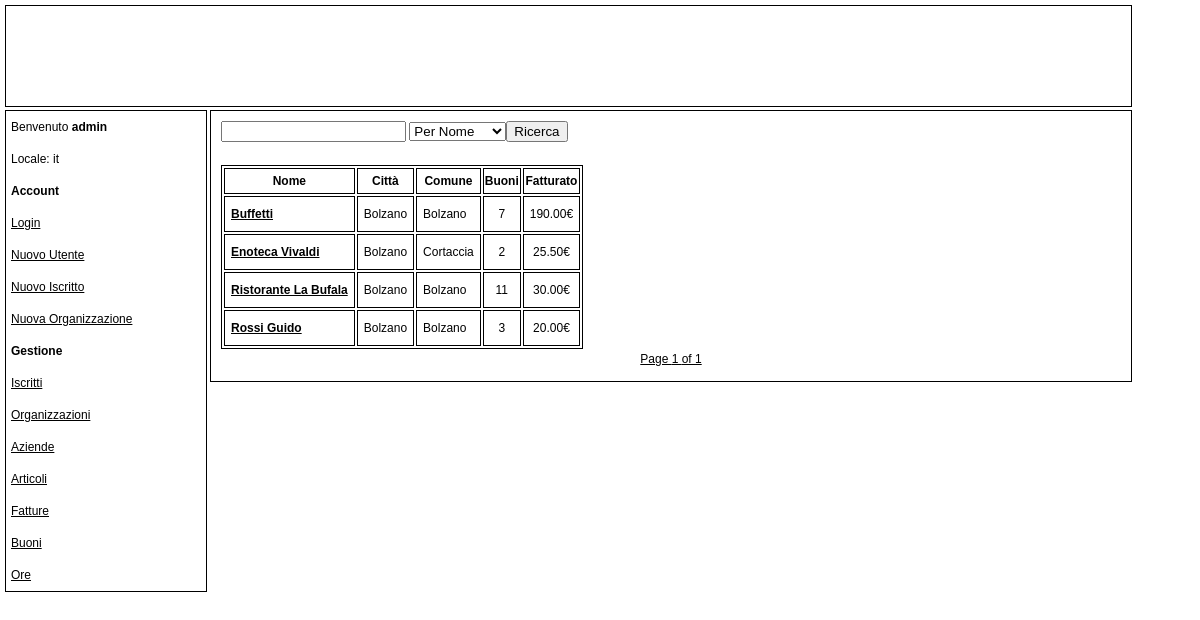
The app's page /list_company.php (signed in) with its own data.
### tables this page shows
CREATE TABLE Company (
	name	VARCHAR(255) NOT NULL,
	address	VARCHAR(255) NOT NULL,
	city	VARCHAR(255) NOT NULL,
	commune VARCHAR(255) NOT NULL,
	CAP		VARCHAR(255) NOT NULL,
	reference VARCHAR(255) NOT NULL,
	p_iva	VARCHAR(255) NOT NULL,
	phone 	VARCHAR(255),
	mobile_phone VARCHAR(255),
	mail	VARCHAR(255),
	CONSTRAINT company_pk PRIMARY KEY (p_iva)
);

### include/privilege_check.php (called while the page is built)
<?php
function check($privilege)
{
    if(isset($_SESSION))
    {
        if (isset($_SESSION['privilege']))
        {
            if ($_SESSION['privilege']==$privilege)
            {
                return true;
            }
        }
    }
    return false;
}
?>

### locale/it.php (called while the page is built, shortened)
<?php
$lang = array();
$lang['PRIVILEGE'] = 'Privilegi';
$lang['PAGE_TITLE'] = 'Index';
$lang['OBLIGATORY'] = 'I campi segnati con * sono obbligatori';
$lang['POINTS'] = 'Punti';
$lang['TOKENS'] = 'Buoni';
$lang['REMAINING_POINTS'] = 'Punti rimanenti';
$lang['COMPANY'] = 'Azienda';
$lang['ORGANIZATION'] = 'Organizzazione';
$lang['DELETE_SUCCESS'] = 'Eliminazione effettuata con successo';
$lang['DELETE'] = 'Elimina';
$lang[''] = '';
$lang[''] = '';
$lang[''] = '';
$lang[''] = '';
$lang['NO_LOGIN'] = 'Esegui il Login';
$lang['WELCOME'] = 'Benvenuto';
$lang['NEW_USER'] = 'Nuovo Utente';
$lang['NEW_BOY'] = 'Nuovo Iscritto';
$lang['NEW_ORGANIZATION'] = 'Nuova Organizzazione';
$lang['MANAGEMENT'] = 'Gestione';
$lang['LIST_BOY'] = 'Iscritti';
$lang['LIST_ORGANIZATION'] = 'Organizzazioni';
$lang['LIST_COMPANY'] = 'Aziende';
$lang['LIST_ITEM'] = 'Articoli';
$lang['LIST_INVOICE'] = 'Fatture';
$lang['LIST_TOKEN'] = 'Buoni';
$lang['LIST_VOLUNTEERING'] = 'Ore';
$lang['SEARCH'] = 'Ricerca';
$lang['ADMINISTRATOR'] = 'Amministratore';
$lang['MANAGER'] = 'Gestore';
$lang['USER_EXISTS'] = 'Esiste già un utente con questo nome';
$lang['INSERT_SUCCESS'] = 'Inserimento effettuato con successo';
$lang['NAME'] = 'Nome';
$lang['SURNAME'] = 'Cognome';
$lang['ADDRESS'] = 'Indirizzo';
$lang['CAP'] = 'CAP';
$lang['CITY'] = 'Città';
$lang['CITY_OF_BIRTH'] = 'Città di Nascita';
$lang['PHONE'] = 'Telefono';
$lang['MOBILE_PHONE'] = 'Cellulare';
$lang['MAIL'] = 'Mail';
$lang['CODICE_FISCALE'] = 'Codice Fiscale';
$lang['BOY_EXISTS'] = 'Esiste già un iscritto con questo codice fiscale';
$lang['COMMUNE'] = 'Comune';
$lang['REFERENCE'] = 'Persona di riferimento';
$lang['ORGANIZATION_EXISTS'] = 'Esiste già una organizzazione con questo nome, in questa città';
$lang['P_IVA'] = 'P.IVA o Cod. Fiscale';
$lang['COMPANY_EXISTS'] = 'Esiste già una azienda con questa Partita Iva';
$lang['SALES'] = 'Fatturato';
$lang['SEARCH'] = 'Ricerca';
$lang['SEARCH_CITY'] = 'Per Città';
$lang['SEARCH_COMMUNE'] = 'Per Comune';
$lang['SEARCH_SURNAME'] = 'Per Cognome';
$lang['SEARCH_CODICE_FISCALE'] = 'Per Codice Fiscale';
$lang['SEARCH_NAME'] = 'Per Nome';
$lang['SEARCH_COMPANY_NAME'] = 'Per Nome Azienda';
$lang['SEARCH_ORGANIZATION_NAME'] = 'Per Nome Organizzazione';
$lang['PRICE'] = 'Prezzo';
$lang['DATE'] = 'Data';
?>

### list_company.php (the view, shortened to what this page needs)
<!DOCTYPE html>
<?php
include('include/navbar.php');
include('locale/it.php');
include('include/connect.php');
include('include/pager.php');
$results_per_page = 20;
if(isset($_GET['page']))
{
    $page = $_GET['page'];
    if(isset($_GET['search_value'])&&isset($_GET['search_type']))
    {
        $_POST['search_value']= $_GET['search_value'];
        $_POST['search_type']= $_GET['search_type'];
    }
}
else
    $page = 0;
$offset = $results_per_page*$page;
if(isset($_POST['search_value'])&&strlen($_POST['search_value'])>0)
{
    $search_value = $_POST['search_value'];
    switch($_POST['search_type'])
    {
        case 'name':
            $query = "SELECT * FROM Company WHERE name LIKE '%$search_value%'";
            break;
        case 'city':
            $query = "SELECT * FROM Company WHERE city LIKE '%$search_value%'";
            break;
        case 'commune':
            $query = "SELECT * FROM Company WHERE commune LIKE '%$search_value%'";
            break;
    }
}
else
    $query = "SELECT * FROM Company";
$limit = " ORDER BY name LIMIT $results_per_page OFFSET $offset"
?>
<html>
    <head>
        <link rel="stylesheet" type="text/css" href="main.css" />
    </head>
    <body>
        <div id="ContentContainer">
            <div id="Header">
            </div>
            <div id="Navbar">
            </div>
            <div id="Content">
                 <?php
                include('include/privilege_check.php');
                if(check('admin')||check('manager'))
                {
                    echo '<form action="list_company.php" name = "form" method = "post">';
                    echo ' <input type="text" name="search_value" /> <select name="search_type"> <option value="name">'.$lang['SEARCH_NAME'].'</option>'.'<option value="city">'.$lang['SEARCH_CITY'].'</option>'.'<option value="commune">'.$lang['SEARCH_COMMUNE'].'</option></select><input type="submit" name="submit"  value ="'.$lang['SEARCH'].'" /></form><br />';
                    echo "<table><th>".$lang['NAME']."</th><th>".$lang['CITY']."</th><th>".$lang['COMMUNE']."</th><th>".$lang['TOKENS']."</th><th>".$lang['SALES']."</th>";
                    $results = mysql_query($query.$limit, $conn);
                    for ($i = 0; (($i < $results_per_page) && ($i < mysql_num_rows($results))); $i++) {
                        $name = mysql_result($results, $i, 'name');
                        $commune = mysql_result($results, $i, 'commune');
                        $city = mysql_result($results, $i, 'city');
                        $p_iva = mysql_result($results, $i, 'p_iva');
                        $tokens = mysql_query("SELECT SUM(points) as totalTokens FROM Token WHERE company_id = '$p_iva' GROUP BY company_id", $conn);
                        if(mysql_num_rows($tokens)>0)
                        {
                            $tokens = mysql_result($tokens, 0, 'totalTokens');
                        }
                        else
                        {
                            $tokens = 0;
                        }
                        $sales = mysql_query("SELECT SUM(amount) as totalSales FROM Invoice WHERE company_id = '$p_iva' GROUP BY company_id", $conn);
                        if(mysql_num_rows($sales)>0)
                        {
                            $sales = mysql_result($sales, 0, 'totalSales');
                        }
                        else
                        {
                            $sales = 0;
                        }
                        echo "<tr><td><a href=\"view_company.php?p_iva='$p_iva'\"><strong><p>".$name."</p></strong></a></td><td><p>".$city."</p></td><td><p>".$commune."</p></td><td align=center><p>".$tokens."</p></td><td align=center><p>".$sales."€</p></td>";
                    }
                    echo "</table>";
                    $results_num = mysql_num_rows(mysql_query($query));
                    if(isset($_POST['search_value'])&&strlen($_POST['search_value'])>0)
                        pagination_search($results_per_page, $page, "list_company.php?", $results_num, $_POST['search_value'], $_POST['search_type']);
                    else
                        pagination($results_per_page, $page, "list_company.php?", $results_num);
                }
                else
                    echo $lang['NO_PRIVILEGE'];
                ?>
            </div>
        </div>
    </body>
</html>

### main.css (style rules this page uses)
body { margin: 0px; padding: 0px; font-family: verdana, arial, helvetica, sans-serif; font-size: 12px; line-height: 22px; color: #000000; background-color: #ffffff; }
table, th, td { border: 1px solid black; width: auto; }
p { margin: 0px; padding: 5px; }
a:link { color: black; }
#ContentContainer { position: absolute; margin: 0px; }
#Header { position: absolute; margin: 0px; padding: 0px; height:100px; width:1125px; left: 5px; top: 5px; background-color: white; border: thin; border-style:solid; border-bottom-color:black; }
#Navbar { position: absolute; left: 5px; top: 110px; right: 0px; margin: 0px; padding: 0px; width: 200px; background-color: white; border: thin; border-style:solid; border-bottom-color:black; }
#Content { margin: 0px 250px 0px 0px; padding: 10px; position: absolute; left: 210px; top: 110px; width: 900px; background-color: white; border: thin; border-style:solid; border-bottom-color:black; }

### records on screen
company: name "Buffetti", city "Bolzano", commune "Bolzano", tokens "7", sales "190.00"
company: name "Enoteca Vivaldi", city "Bolzano", commune "Cortaccia", tokens "2", sales "25.50"
company: name "Ristorante La Bufala", city "Bolzano", commune "Bolzano", tokens "11", sales "30.00"
company: name "Rossi Guido", city "Bolzano", commune "Bolzano", tokens "3", sales "20.00"

### other values on screen
$lang['WELCOME'] "Benvenuto"
$_SESSION['user'] "admin"
$_SESSION['locale'] "it"
$lang['NEW_USER'] "Nuovo Utente"
$lang['NEW_BOY'] "Nuovo Iscritto"
$lang['NEW_ORGANIZATION'] "Nuova Organizzazione"
$lang['MANAGEMENT'] "Gestione"
$lang['LIST_BOY'] "Iscritti"
$lang['LIST_ORGANIZATION'] "Organizzazioni"
$lang['LIST_COMPANY'] "Aziende"
$lang['LIST_ITEM'] "Articoli"
$lang['LIST_INVOICE'] "Fatture"
$lang['LIST_TOKEN'] "Buoni"
$lang['LIST_VOLUNTEERING'] "Ore"
$lang['NAME'] "Nome"
